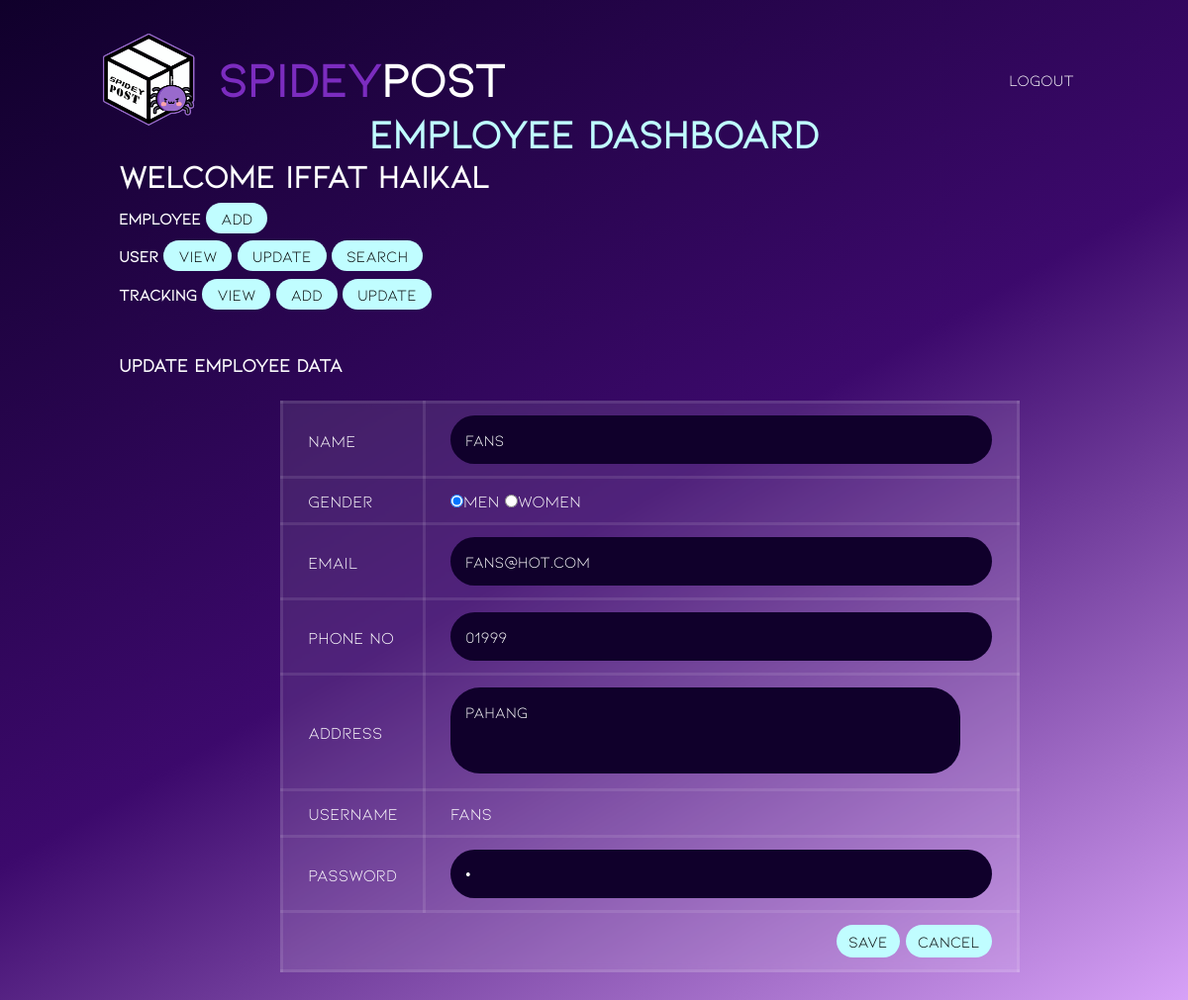
/admin/update_employee.php?employeeID=2 (signed in), run on the app's committed database.
### tables this page shows
CREATE TABLE `employee` (
  `employeeID` int(10) NOT NULL,
  `username` varchar(50) NOT NULL,
  `password` varchar(50) NOT NULL,
  `employeeName` varchar(255) NOT NULL,
  `gender` int(5) NOT NULL,
  `employeeAddress` varchar(255) NOT NULL,
  `employeeContact` varchar(12) NOT NULL,
  `employeeEmail` varchar(50) NOT NULL,
  `level` int(3) NOT NULL
);

### admin/update_employee.php (the view, shortened to what this page needs)
<!DOCTYPE html>
<?php
include('../include/dbconn.php');
$user_id = $_GET['employeeID'];
?>
<html lang="en">
<head>
    <link rel="stylesheet" href="./dashboard.css">
</head>
<body>
    <header id="header">
        <a href="#" class="logo">
            <img src="../Sources/Logo.png" alt="Logo">
            <h2><div>Spidey</div> Post</h2>
        </a>
        <ul class="navigation">
            <li><a href="../login/logout.php">Logout</a></li>
        </ul>
    </header>
    <div class="container">
        <div class="bar">
            <h1> Employee Dashboard</h1>
        </div>
            <div class="main">
                <div class="greetinguser">
                    <h1>Welcome <?php echo $_SESSION['username']; ?></h1>
                    <b>Employee</b>
                    <a href="../admin/add_emp.php">Add</a>
                    <br><br>
                    <b>User</b>
                    <a href="view_user.php">View</a>
                    <a href="update_view_user.php">Update</a>
                    <a href="search_user.php">Search</a>
                    <div class="track">
                        <b>Tracking</b>
                        <a href="view_tracking.php">View</a>
                        <a href="add_tracking.php">Add</a>
                        <a href="update_view_tracking.php">Update</a>
                    </div>
                </div>
            </div>
        <div class="main">
            <h3>Update Employee Data</h3>
            <?php
            $query = "SELECT * FROM employee where employeeID = '$user_id' ";
            $result = mysqli_query($dbconn, $query) or die("Error: " . mysqli_error($dbconn));
            $row = mysqli_fetch_array($result);
            ?>
            <form name="edit_user" method="post" action="db_update_emp.php" enctype="multipart/form-data">
                <table class="tableContent" width="80%" border="0" align="center">
                    <tr>
                        <td width="16%">Name</td>
                        <td width="84%"><input type="text" name="name" size="50" value="<?php echo ucwords(strtolower($row['employeeName'])); ?>" /></td>
                    </tr>
                    <tr>
                        <td width="16%">Gender</td>
                        <td>
                            <input name="gender" type="radio" value="1" <?php if ($row['gender'] == 1) {
                                                                            echo 'checked';
                                                                        } ?> />Men
                            <input name="gender" type="radio" value="2" <?php if ($row['gender'] == 2) {
                                                                            echo 'checked';
                                                                        } ?> />Women
                        </td>
                    </tr>
                    <tr>
                        <td width="16%">Email</td>
                        <td><input type="text" name="email" size="50" value="<?php echo $row['employeeEmail']; ?>" /></td>
                    </tr>
                    <tr>
                        <td width="16%">Phone No</td>
                        <td><input type="text" name="phone" size="50" value="<?php echo $row['employeeContact']; ?>" /></td>
                    </tr>
                    <tr>
                        <td width="16%">Address</td>
                        <td><textarea name="address" cols="47" rows="3"><?php echo ucwords(strtolower($row['employeeAddress'])); ?></textarea></td>
                    </tr>
                    <tr>
                        <td width="16%">Username</td>
                        <td><?php echo $row['username']; ?>
                        </td>
                    </tr>
                    <tr>
                        <td width="16%">Password</td>
                        <td><input type="password" name="password" size="50" value="<?php echo $row['password']; ?>" /></td>
                    </tr>
                    <td align="right" colspan="2"><input type="submit" name="submit" value=" Save " />
                        <input type="button" name="cancel" value=" Cancel " onclick="location.href='view_user.php'" />
                    </td>
                </table>
            </form>
        </div>
    </div>
</body>
</html>

### admin/dashboard.css (style rules this page uses)
* { margin: 0; padding: 0; box-sizing: border-box; font-family: 'Kiona'; color: white; }
body { display: flex; justify-content: center; align-items: center; flex-wrap: wrap; background: linear-gradient(150deg, #10002b,#3c096c, #e0aaff); min-height: 100vh; background-repeat: no-repeat; background-attachment: fixed; }
#header { position: absolute; top: 0; left: 0; width: 100%; padding: 30px 100px; display: flex; justify-content: space-between; align-items: center; z-index: 10000; }
#header .logo { display: flex; color: white; font-weight: 700; font-size: 2em; text-decoration: none; }
#header .logo img { max-height: 100px; padding-right: 20px; }
#header .logo h2 { margin-top: 20px; display: flex; }
#header .logo h2 div { color: #7b2cbf; }
#header .navigation { display: flex; justify-content: center; align-items: center; }
#header .navigation li { list-style: none; margin-left: 20px; }
#header .navigation li a { text-decoration: none; padding: 6px 15px; color: white; border-radius: 20px; }
.container { position: relative; width: 80%; height: 80vh; margin-top: 5%; }
.container .bar { display: flex; justify-content: center; font-size: 20px; font-weight: 500; }
.container .bar h1 { color: #c0fdff; }
.container a { background: #c0fdff; color: #000000; padding: 6px 15px; border-radius: 20px; text-decoration: none; text-align: center; }
.greetinguser h1 { margin-bottom: 15px; }
.greetinguser .track { margin-top: 20px; }
.main { padding-bottom: 50px; }
.tableContent { border-collapse: collapse; margin: 25px 0; font-size: 17px; min-width: 400px; backdrop-filter: blur(4px); background: rgba(255, 255, 255, 0.1); }
.tableContent tbody tr { color: #fff; font-weight: 500; }
.tableContent th, .tableContent td { padding: 12px 25px; border: 3px solid rgba(255, 255, 255, 0.1); }
form { margin-left: 17%; }
form input, form textarea { padding: 15px; font-size: 16px; border: none; outline: none; background: #10002b; color: #fff; resize: none; border-radius: 30px; }
form input[type="submit"], form input[type="button"] { background: #c0fdff; color: #000000; font-weight: 500; padding: 7px; }

### data on the page
employee: name "Fans", gender "☑", email "fans@hot.com", phone "01999", address "Pahang", username "fans"

### other printed values
$_SESSION['username'] "Iffat Haikal"
